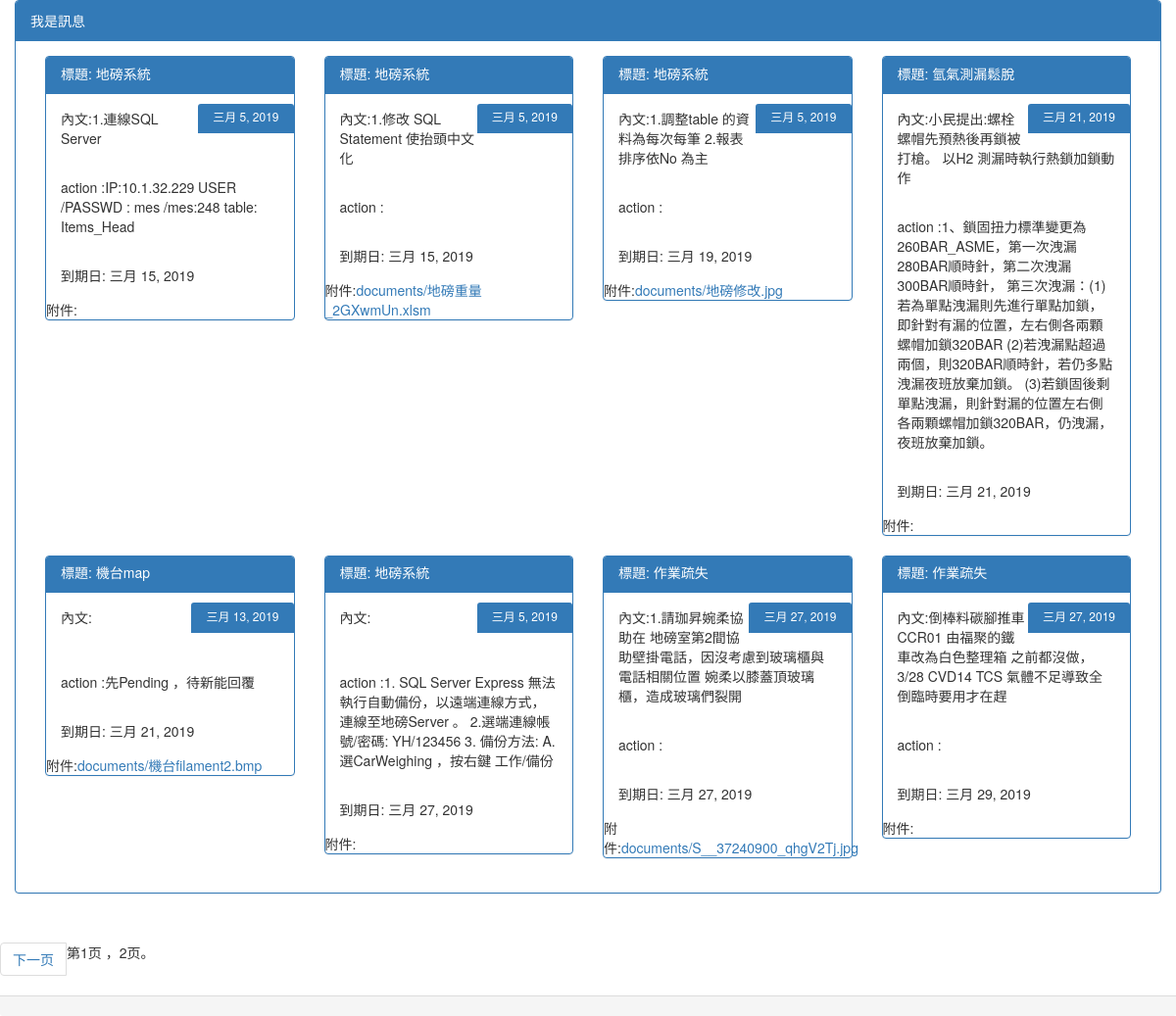
The app's page /mblog/ with its own data.
### mblog/models.py (models this page shows, shortened)
class PostDetail(models.Model):
	id =  models.AutoField(primary_key=True)
	post_id = models.ForeignKey('Post',to_field='id',on_delete = models.CASCADE)
	title = models.TextField(blank = True,null = True)
	content = models.TextField(blank = True,null = True)
	action = models.TextField(blank = True,null = True )
	owner = models.CharField(default='YH',max_length=10,null = True )
	due_date = models.DateField(default= timezone.now)
	document = models.FileField(upload_to='documents/',null = True,blank = True )
	uploaded_at = models.DateTimeField(auto_now_add=True)

class Post(models.Model):
	id =  models.AutoField(primary_key=True)
	date1 = models.DateField(default= timezone.now)
	title = models.CharField(max_length=200)
	finish = models.BooleanField(default = False,verbose_name='結案')
	class Meta:
		ordering = ('-date1',)

### mblog/views.py (the view)
class postList(ListView):
	model = PostDetail
	context_object_name = 'post_list'
	template_name = 'postlist2.html'
	paginate_by = ITEMS_PER_PAGE

### templates/postlist2.html (shortened to what this page needs)
 {% extends 'base.html' %}
 {% block mesg %}我是訊息 {% endblock %}
 {% load static %}
{% block content %}
	{%for row in post_list%}
			 {% cycle " <div class='row'> <div class='col-md-12'><div class='col-md-3'>" "<div class='col-md-3'>" "<div class='col-md-3'>" "<div class='col-md-3'>" %}
        <div class="panel panel-primary">
             <div class="panel-heading" style="padding-top: 6.5px;">標題:    {{row.post_id.title}}</div>
			 <h6 class="panel-heading pull-right" style="padding-top: 6.5px;">{{ row.post_id.date1 }}</h6>
             <div class="panel-body">內文:{{row.content}}    </div>
			 <div class="panel-body">action :{{row.action}}    </div>
			<div class="panel-body"> 到期日: {{row.due_date}}  </div>
		     附件:<a href="../media/{{row.document }}">{{  row.document }}</a></td>
        </div>
        {% cycle "</div>" "</div>"  "</div>"  "</div></div></div>" %}
      {%endfor%}
{%endblock %}
{%block pageindex%}
 {% if is_paginated %}
	  <p>
    <ul class="pagination">
            {% if page_obj.has_next %}
             <li>   <a href="/mblog?page={{ page_obj.next_page_number }}">下一页</a></li>
            {% endif %}
            <li>
                第{{ page_obj.number }}页 ，{{ page_obj.paginator.num_pages }}页。
            </li>
    </ul>
    {%endif%}
{%endblock%}

### records on screen
PostDetail: post_id "地磅系統", post_id.date1 "三月 5, 2019", content "1.連線SQL Server", action "IP:10.1.32.229 USER /PASSWD : mes /mes:248 table: Items_Head", due_date "三月 15, 2019"
PostDetail: post_id "地磅系統", post_id.date1 "三月 5, 2019", content "1.修改 SQL Statement 使抬頭中文化", due_date "三月 15, 2019", document "documents/地磅重量_2GXwmUn.xlsm"
PostDetail: post_id "地磅系統", post_id.date1 "三月 5, 2019", content "1.調整table 的資料為每次每筆 2.報表排序依No 為主", due_date "三月 19, 2019", document "documents/地磅修改.jpg"
PostDetail: post_id "氫氣測漏鬆脫", post_id.date1 "三月 21, 2019", content "小民提出:螺栓螺帽先預熱後再鎖被打槍。 以H2 測漏時執行熱鎖加鎖動作", action "1、鎖固扭力標準變更為260BAR_ASME，第一次洩漏280BAR順時針，第二次洩漏300BAR順時針， 第三次洩漏：(1)若為單點洩漏則先進行單點加鎖，即針對有漏的位置，左右側各兩顆螺帽加鎖320BAR (2)若洩漏點超過兩個，則320BAR順時針，若仍多點洩漏夜班放棄加鎖。 (3)若鎖固後剩單點洩漏，則針對漏的位置左右側各兩顆螺帽加鎖320BAR，仍洩漏，夜班放棄加鎖。", due_date "三月 21, 2019"
PostDetail: post_id "機台map", post_id.date1 "三月 13, 2019", action "先Pending ，待新能回覆", due_date "三月 21, 2019", document "documents/機台filament2.bmp"
PostDetail: post_id "地磅系統", post_id.date1 "三月 5, 2019", action "1. SQL Server Express 無法執行自動備份，以遠端連線方式，連線至地磅Server 。 2.選端連線帳號/密碼: YH/123456 3. 備份方法: A.選CarWeighing ，按右鍵 工作/備份", due_date "三月 27, 2019"
PostDetail: post_id "作業疏失", post_id.date1 "三月 27, 2019", content "1.請珈昇婉柔協助在 地磅室第2間協助壁掛電話，因沒考慮到玻璃櫃與電話相關位置 婉柔以膝蓋頂玻璃櫃，造成玻璃們裂開", due_date "三月 27, 2019", document "documents/S__37240900_qhgV2Tj.jpg"
PostDetail: post_id "作業疏失", post_id.date1 "三月 27, 2019", content "倒棒料碳腳推車CCR01 由福聚的鐵車改為白色整理箱 之前都沒做， 3/28 CVD14 TCS 氣體不足導致全倒臨時要用才在趕", due_date "三月 29, 2019"

### other values on screen
{{ page_obj.number }} "1"
{{ page_obj.paginator.num_pages }} "2"
